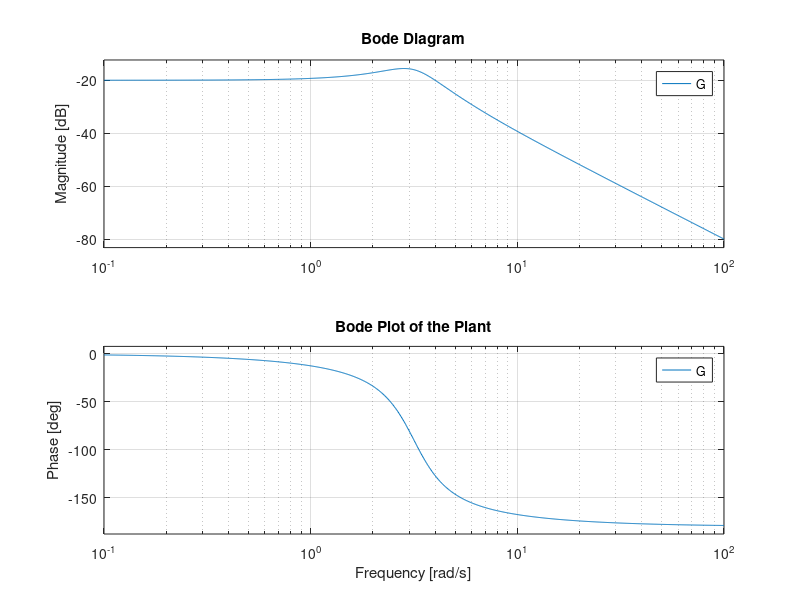
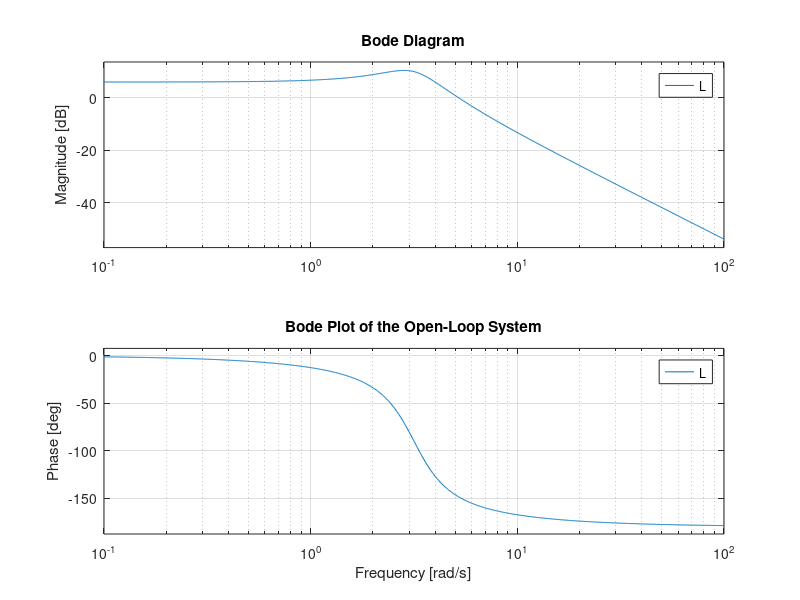
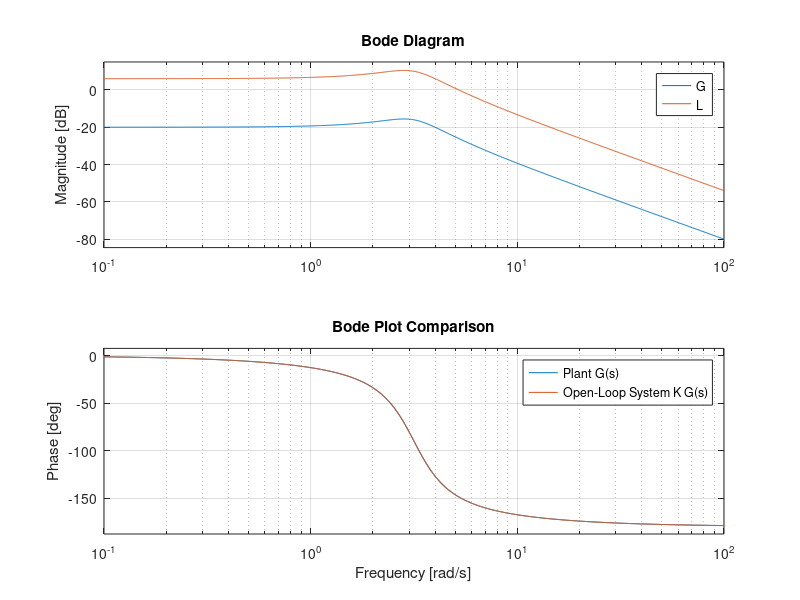
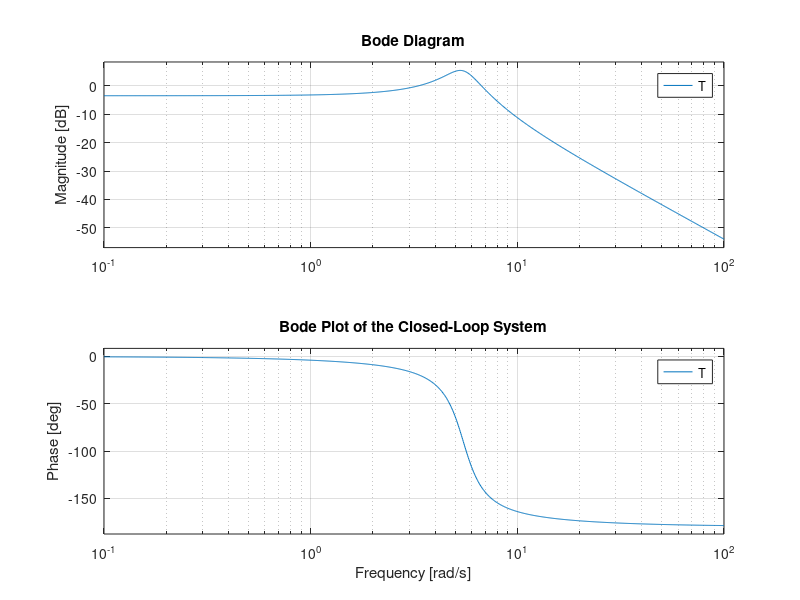

MATLAB code for these plots, in order:

%% EP08 - Bode Plot for Controller Design
% Control System Design with MATLAB

clc;
clear;
close all;

%% 1. Define the Plant

s = tf('s');

G = 1/(s^2 + 2*s + 10);

disp('Plant transfer function:');
G

%% 2. Define a Proportional Controller

K = 20;

C = K;

disp('Proportional Controller Gain:');
disp(K);

%% 3. Define the Open-Loop System

L = C*G;

disp('Open-Loop Transfer Function:');
L

%% 4. Plot the Bode Diagram of the Plant

figure;
bode(G);
grid on;
title('Bode Plot of the Plant');

%% 5. Plot the Bode Diagram of the Open-Loop System

figure;
bode(L);
grid on;
title('Bode Plot of the Open-Loop System');

%% 6. Compare the Plant and Open-Loop Bode Diagrams

figure;
bode(G,L);
grid on;
legend('Plant G(s)','Open-Loop System K G(s)');
title('Bode Plot Comparison');

%% 7. Display Open-Loop Poles and Zeros

open_loop_poles = pole(L);
open_loop_zeros = zero(L);

disp('Open-Loop Poles:');
disp(open_loop_poles);

disp('Open-Loop Zeros:');
disp(open_loop_zeros);

%% 8. Create the Closed-Loop System

T = feedback(L,1);

disp('Closed-Loop Transfer Function:');
T

%% 9. Plot the Closed-Loop Bode Diagram

figure;
bode(T);
grid on;
title('Bode Plot of the Closed-Loop System');
